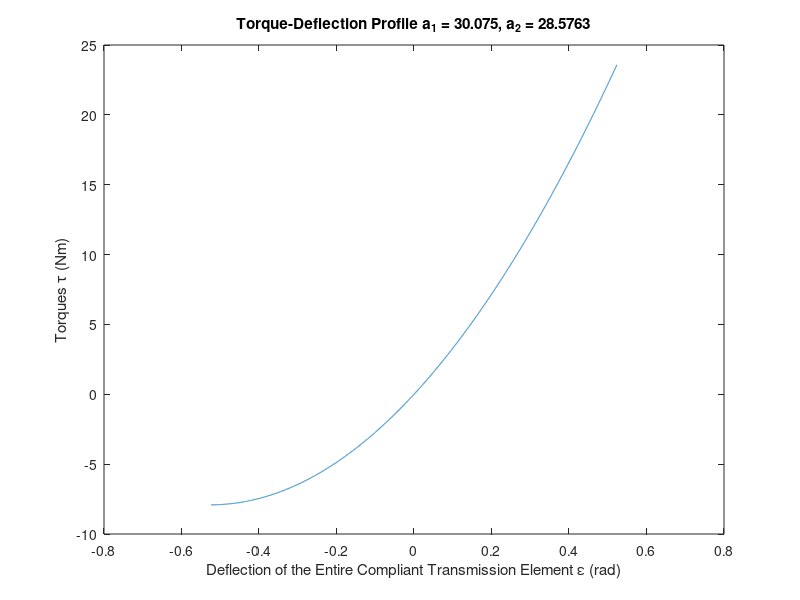

This figure's MATLAB source:
%   Name: C4LMParasDetermination
%   Description: Matlab Code for determining the parameters of the
%   compliant four-bar linkage mechanism. Use lsqnonlin (non-linear least
%   square algorithm) to fit the paratemeters of C4LM to meet the required
%   torque profile
%   Author: Jiayi Wang
%   Date: 27/04/2017

%% Clean workspace
clc;
clear;

%% Determine parameters of torque profiles (a1, a1), given desired sfiffness

%Define disired stiffness range(N*m/rad), format: [lower_bound upper_bound]
StiffnessRange = [0.3 120];
disp(['Stiffness Range: ',num2str(StiffnessRange(1)),' to ',num2str(StiffnessRange(2)),' Nm/rad']);
disp(' ');

%Define maximum positive and negative deflection angle of the C4LM
%format:[lower_bound upper_bound]
%   Deflection Angle (epsilon): the angle between the C4LM and shaft (The relative 
%   displacement between the C4LM and the shaft, not the one between the link 
%   and desired position of the joint)
DeflectionAngle = [-pi/6 pi/6];
disp(['Maximum C4LM Deflection Angle Range: ',num2str(DeflectionAngle(1)),' to ',num2str(DeflectionAngle(2)),' rad']);
disp(' ');

%Map the stiffness range to the deflection angle range
%   Minimum and Maximum stiffness achieved at both two C4LM components reach maximum
%   negative and postive deflection, respectively
epsilonMin = DeflectionAngle(1);
epsilonMax = DeflectionAngle(2);
StiffnessMin = StiffnessRange(1);
StiffnessMax = StiffnessRange(2);

a2 = 1/4*(StiffnessMax-StiffnessMin)/(epsilonMax-epsilonMin);
a1 = 1/2*StiffnessMax-2*a2*epsilonMax;

disp(['a2 = ',num2str(a2),' Nm/rad^2']);
disp(['a1 = ',num2str(a1),' Nm/rad']);


%% Generate and plot torque profile determined by a2 and a1
epsilons = epsilonMin:1e-4:epsilonMax;
TorquesProfile = a2*epsilons.^2+a1*epsilons; %TorqueProfile of a single compiant transmission element

plot(epsilons,TorquesProfile)
title(['Torque-Deflection Profile a_{1} = ', num2str(a1), ', a_{2} = ',num2str(a2)])
xlabel('Deflection of the Entire Compliant Transmission Element {\epsilon} (rad)')
ylabel('Torques {\tau} (Nm)')

%% fit parameters of C4LM
%Parameters need to be fitted: alpha_0,r1,r2,r3,r4,k2,k3,k4


